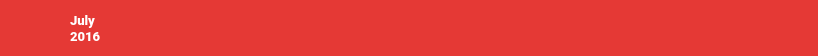
         <widget class="QFrame" name="Header">
          <property name="sizePolicy">
           <sizepolicy hsizetype="Minimum" vsizetype="Minimum">
            <horstretch>0</horstretch>
            <verstretch>0</verstretch>
           </sizepolicy>
          </property>
          <property name="minimumSize">
           <size>
            <width>0</width>
            <height>56</height>
           </size>
          </property>
          <property name="maximumSize">
           <size>
            <width>16777215</width>
            <height>56</height>
           </size>
          </property>
          <property name="palette">
           <palette>
            <active>
             <colorrole role="Base">
              <brush brushstyle="SolidPattern">
               <color alpha="255">
                <red>255</red>
                <green>255</green>
                <blue>255</blue>
               </color>
              </brush>
             </colorrole>
             <colorrole role="Window">
              <brush brushstyle="SolidPattern">
               <color alpha="255">
                <red>229</red>
                <green>57</green>
                <blue>53</blue>
               </color>
              </brush>
             </colorrole>
            </active>
            <inactive>
             <colorrole role="Base">
              <brush brushstyle="SolidPattern">
               <color alpha="255">
                <red>255</red>
                <green>255</green>
                <blue>255</blue>
               </color>
              </brush>
             </colorrole>
             <colorrole role="Window">
              <brush brushstyle="SolidPattern">
               <color alpha="255">
                <red>229</red>
                <green>57</green>
                <blue>53</blue>
               </color>
              </brush>
             </colorrole>
            </inactive>
            <disabled>
             <colorrole role="Base">
              <brush brushstyle="SolidPattern">
               <color alpha="255">
                <red>229</red>
                <green>57</green>
                <blue>53</blue>
               </color>
              </brush>
             </colorrole>
             <colorrole role="Window">
              <brush brushstyle="SolidPattern">
               <color alpha="255">
                <red>229</red>
                <green>57</green>
                <blue>53</blue>
               </color>
              </brush>
             </colorrole>
            </disabled>
           </palette>
          </property>
          <property name="autoFillBackground">
           <bool>true</bool>
          </property>
          <property name="frameShape">
           <enum>QFrame::NoFrame</enum>
          </property>
          <property name="frameShadow">
           <enum>QFrame::Raised</enum>
          </property>
          <property name="lineWidth">
           <number>0</number>
          </property>
          <layout class="QHBoxLayout" name="horizontalLayout_8">
           <property name="spacing">
            <number>0</number>
           </property>
           <property name="leftMargin">
            <number>0</number>
           </property>
           <property name="topMargin">
            <number>0</number>
           </property>
           <property name="rightMargin">
            <number>0</number>
           </property>
           <property name="bottomMargin">
            <number>0</number>
           </property>
           <item>
            <widget class="QPushButton" name="prevMonthBtn">
             <property name="sizePolicy">
              <sizepolicy hsizetype="Maximum" vsizetype="Minimum">
               <horstretch>0</horstretch>
               <verstretch>0</verstretch>
              </sizepolicy>
             </property>
             <property name="minimumSize">
              <size>
               <width>45</width>
               <height>0</height>
              </size>
             </property>
             <property name="maximumSize">
              <size>
               <width>50</width>
               <height>16777215</height>
              </size>
             </property>
             <property name="cursor">
              <cursorShape>PointingHandCursor</cursorShape>
             </property>
             <property name="focusPolicy">
              <enum>Qt::NoFocus</enum>
             </property>
             <property name="text">
              <string/>
             </property>
             <property name="icon">
              <iconset>
               <normalon>:/Images/Resources/arrow_left.png</normalon>
              </iconset>
             </property>
             <property name="iconSize">
              <size>
               <width>16</width>
               <height>16</height>
              </size>
             </property>
             <property name="flat">
              <bool>true</bool>
             </property>
            </widget>
           </item>
           <item>
            <layout class="QHBoxLayout" name="horizontalLayout_3">
             <property name="spacing">
              <number>6</number>
             </property>
             <item>
              <widget class="QLabel" name="mainIcon">
               <property name="sizePolicy">
                <sizepolicy hsizetype="Minimum" vsizetype="Maximum">
                 <horstretch>0</horstretch>
                 <verstretch>0</verstretch>
                </sizepolicy>
               </property>
               <property name="minimumSize">
                <size>
                 <width>0</width>
                 <height>0</height>
                </size>
               </property>
               <property name="palette">
                <palette>
                 <active>
                  <colorrole role="WindowText">
                   <brush brushstyle="SolidPattern">
                    <color alpha="255">
                     <red>255</red>
                     <green>255</green>
                     <blue>255</blue>
                    </color>
                   </brush>
                  </colorrole>
                 </active>
                 <inactive>
                  <colorrole role="WindowText">
                   <brush brushstyle="SolidPattern">
                    <color alpha="255">
                     <red>255</red>
                     <green>255</green>
                     <blue>255</blue>
                    </color>
                   </brush>
                  </colorrole>
                 </inactive>
                 <disabled>
                  <colorrole role="WindowText">
                   <brush brushstyle="SolidPattern">
                    <color alpha="255">
                     <red>190</red>
                     <green>190</green>
                     <blue>190</blue>
                    </color>
                   </brush>
                  </colorrole>
                 </disabled>
                </palette>
               </property>
               <property name="font">
                <font>
                 <family>Roboto</family>
                 <pointsize>25</pointsize>
                 <weight>75</weight>
                 <bold>true</bold>
                </font>
               </property>
               <property name="text">
                <string/>
               </property>
               <property name="pixmap">
                <pixmap resource="resources.qrc">:/Images/Resources/ic_event_note_white_24dp/web/ic_event_note_white_24dp_1x.png</pixmap>
               </property>
              </widget>
             </item>
             <item>
              <layout class="QVBoxLayout" name="verticalLayout_9">
               <property name="spacing">
                <number>0</number>
               </property>
               <property name="leftMargin">
                <number>0</number>
               </property>
               <item>
                <spacer name="verticalSpacer_6">
                 <property name="orientation">
                  <enum>Qt::Vertical</enum>
                 </property>
                 <property name="sizeType">
                  <enum>QSizePolicy::Maximum</enum>
                 </property>
                 <property name="sizeHint" stdset="0">
                  <size>
                   <width>20</width>
                   <height>10</height>
                  </size>
                 </property>
                </spacer>
               </item>
               <item>
                <widget class="QLabel" name="monthLabel">
                 <property name="sizePolicy">
                  <sizepolicy hsizetype="Maximum" vsizetype="Maximum">
                   <horstretch>0</horstretch>
                   <verstretch>0</verstretch>
                  </sizepolicy>
                 </property>
                 <property name="minimumSize">
                  <size>
                   <width>65</width>
                   <height>10</height>
                  </size>
                 </property>
                 <property name="maximumSize">
                  <size>
                   <width>16777215</width>
                   <height>16</height>
                  </size>
                 </property>
                 <property name="palette">
                  <palette>
                   <active>
                    <colorrole role="WindowText">
                     <brush brushstyle="SolidPattern">
                      <color alpha="255">
                       <red>255</red>
                       <green>255</green>
                       <blue>255</blue>
                      </color>
                     </brush>
                    </colorrole>
                   </active>
                   <inactive>
                    <colorrole role="WindowText">
                     <brush brushstyle="SolidPattern">
                      <color alpha="255">
                       <red>255</red>
                       <green>255</green>
                       <blue>255</blue>
                      </color>
                     </brush>
                    </colorrole>
                   </inactive>
                   <disabled>
                    <colorrole role="WindowText">
                     <brush brushstyle="SolidPattern">
                      <color alpha="255">
                       <red>190</red>
                       <green>190</green>
                       <blue>190</blue>
                      </color>
                     </brush>
                    </colorrole>
                   </disabled>
                  </palette>
                 </property>
                 <property name="font">
                  <font>
                   <family>Roboto Black</family>
                   <pointsize>10</pointsize>
                   <weight>75</weight>
                   <bold>true</bold>
                  </font>
                 </property>
                 <property name="text">
                  <string>July</string>
                 </property>
                </widget>
               </item>
               <item>
                <widget class="QLabel" name="yearLabel">
                 <property name="sizePolicy">
                  <sizepolicy hsizetype="Maximum" vsizetype="Maximum">
                   <horstretch>0</horstretch>
                   <verstretch>0</verstretch>
                  </sizepolicy>
                 </property>
                 <property name="minimumSize">
                  <size>
                   <width>0</width>
                   <height>12</height>
                  </size>
                 </property>
                 <property name="maximumSize">
                  <size>
                   <width>16777215</width>
                   <height>12</height>
                  </size>
                 </property>
                 <property name="baseSize">
                  <size>
                   <width>0</width>
                   <height>13</height>
                  </size>
                 </property>
                 <property name="palette">
                  <palette>
                   <active>
                    <colorrole role="WindowText">
                     <brush brushstyle="SolidPattern">
                      <color alpha="255">
                       <red>255</red>
                       <green>255</green>
                       <blue>255</blue>
                      </color>
                     </brush>
                    </colorrole>
                   </active>
                   <inactive>
                    <colorrole role="WindowText">
                     <brush brushstyle="SolidPattern">
                      <color alpha="255">
                       <red>255</red>
                       <green>255</green>
                       <blue>255</blue>
                      </color>
                     </brush>
                    </colorrole>
                   </inactive>
                   <disabled>
                    <colorrole role="WindowText">
                     <brush brushstyle="SolidPattern">
                      <color alpha="255">
                       <red>190</red>
                       <green>190</green>
                       <blue>190</blue>
                      </color>
                     </brush>
                    </colorrole>
                   </disabled>
                  </palette>
                 </property>
                 <property name="font">
                  <font>
                   <family>Roboto Black</family>
                   <pointsize>10</pointsize>
                   <weight>75</weight>
                   <bold>true</bold>
                  </font>
                 </property>
                 <property name="text">
                  <string>2016</string>
                 </property>
                </widget>
               </item>
               <item>
                <spacer name="verticalSpacer_7">
                 <property name="orientation">
                  <enum>Qt::Vertical</enum>
                 </property>
                 <property name="sizeType">
                  <enum>QSizePolicy::Maximum</enum>
                 </property>
                 <property name="sizeHint" stdset="0">
                  <size>
                   <width>20</width>
                   <height>10</height>
                  </size>
                 </property>
                </spacer>
               </item>
              </layout>
             </item>
            </layout>
           </item>
           <item>
            <widget class="QPushButton" name="nextMonthBtn">
             <property name="sizePolicy">
              <sizepolicy hsizetype="Maximum" vsizetype="Minimum">
               <horstretch>0</horstretch>
               <verstretch>0</verstretch>
              </sizepolicy>
             </property>
             <property name="minimumSize">
              <size>
               <width>45</width>
               <height>0</height>
              </size>
             </property>
             <property name="maximumSize">
              <size>
               <width>50</width>
               <height>16777215</height>
              </size>
             </property>
             <property name="cursor">
              <cursorShape>PointingHandCursor</cursorShape>
             </property>
             <property name="focusPolicy">
              <enum>Qt::NoFocus</enum>
             </property>
             <property name="text">
              <string/>
             </property>
             <property name="icon">
              <iconset>
               <normalon>:/Images/Resources/arrow_right.png</normalon>
              </iconset>
             </property>
             <property name="iconSize">
              <size>
               <width>16</width>
               <height>16</height>
              </size>
             </property>
             <property name="flat">
              <bool>true</bool>
             </property>
            </widget>
           </item>
           <item>
            <spacer name="horizontalSpacer">
             <property name="orientation">
              <enum>Qt::Horizontal</enum>
             </property>
             <property name="sizeType">
              <enum>QSizePolicy::Expanding</enum>
             </property>
             <property name="sizeHint" stdset="0">
              <size>
               <width>548</width>
               <height>17</height>
              </size>
             </property>
            </spacer>
           </item>
           <item>
            <widget class="QPushButton" name="statBtn">
             <property name="sizePolicy">
              <sizepolicy hsizetype="Minimum" vsizetype="Minimum">
               <horstretch>0</horstretch>
               <verstretch>0</verstretch>
              </sizepolicy>
             </property>
             <property name="minimumSize">
              <size>
               <width>45</width>
               <height>0</height>
              </size>
             </property>
             <property name="font">
              <font>
               <family>Roboto</family>
              </font>
             </property>
             <property name="cursor">
              <cursorShape>PointingHandCursor</cursorShape>
             </property>
             <property name="focusPolicy">
              <enum>Qt::NoFocus</enum>
             </property>
             <property name="text">
              <string/>
             </property>
             <property name="icon">
              <iconset resource="resources.qrc">
               <normaloff>:/Images/Resources/ic_trending_up_white_24dp/web/ic_trending_up_white_24dp_2x.png</normaloff>:/Images/Resources/ic_trending_up_white_24dp/web/ic_trending_up_white_24dp_2x.png</iconset>
             </property>
             <property name="iconSize">
              <size>
               <width>18</width>
               <height>18</height>
              </size>
             </property>
             <property name="flat">
              <bool>true</bool>
             </property>
            </widget>
           </item>
           <item>
            <widget class="QPushButton" name="settingsBtn">
             <property name="sizePolicy">
              <sizepolicy hsizetype="Minimum" vsizetype="Minimum">
               <horstretch>0</horstretch>
               <verstretch>0</verstretch>
              </sizepolicy>
             </property>
             <property name="minimumSize">
              <size>
               <width>45</width>
               <height>0</height>
              </size>
             </property>
             <property name="cursor">
              <cursorShape>PointingHandCursor</cursorShape>
             </property>
             <property name="focusPolicy">
              <enum>Qt::NoFocus</enum>
             </property>
             <property name="text">
              <string/>
             </property>
             <property name="icon">
              <iconset resource="resources.qrc">
               <normaloff>:/Images/Resources/ic_settings_white_24dp/web/ic_settings_white_24dp_2x.png</normaloff>:/Images/Resources/ic_settings_white_24dp/web/ic_settings_white_24dp_2x.png</iconset>
             </property>
             <property name="iconSize">
              <size>
               <width>18</width>
               <height>18</height>
              </size>
             </property>
             <property name="flat">
              <bool>true</bool>
             </property>
            </widget>
           </item>
          </layout>
         </widget>
